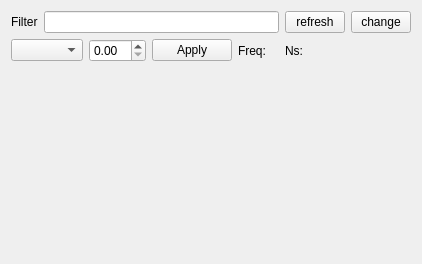
<?xml version="1.0" encoding="UTF-8"?>
<ui version="4.0">
 <class>SignalLoggerVariables</class>
 <widget class="QWidget" name="SignalLoggerVariables">
  <property name="geometry">
   <rect>
    <x>0</x>
    <y>0</y>
    <width>422</width>
    <height>264</height>
   </rect>
  </property>
  <property name="windowTitle">
   <string>Signal Logger</string>
  </property>
  <property name="styleSheet">
   <string notr="true"/>
  </property>
  <layout class="QGridLayout" name="gridLayout">
   <item row="2" column="0" colspan="2">
    <layout class="QGridLayout" name="gridParams"/>
   </item>
   <item row="0" column="0" colspan="2">
    <layout class="QHBoxLayout" name="horizontalLayout1">
     <item>
      <widget class="QLabel" name="filterLabel">
       <property name="text">
        <string>Filter</string>
       </property>
      </widget>
     </item>
     <item>
      <widget class="QLineEdit" name="lineEditFilter">
       <property name="minimumSize">
        <size>
         <width>100</width>
         <height>0</height>
        </size>
       </property>
      </widget>
     </item>
     <item>
      <widget class="QPushButton" name="pushButtonRefreshAll">
       <property name="maximumSize">
        <size>
         <width>60</width>
         <height>16777215</height>
        </size>
       </property>
       <property name="text">
        <string>refresh</string>
       </property>
      </widget>
     </item>
     <item>
      <widget class="QPushButton" name="pushButtonChangeAll">
       <property name="maximumSize">
        <size>
         <width>60</width>
         <height>16777215</height>
        </size>
       </property>
       <property name="text">
        <string>change</string>
       </property>
      </widget>
     </item>
    </layout>
   </item>
   <item row="1" column="0" colspan="2">
    <layout class="QHBoxLayout" name="horizontalLayout2">
     <item>
      <widget class="QComboBox" name="taskComboBox"/>
     </item>
     <item>
      <widget class="QDoubleSpinBox" name="valueSpinBox"/>
     </item>
     <item>
      <widget class="QPushButton" name="applyButton">
       <property name="text">
        <string>Apply</string>
       </property>
      </widget>
     </item>
     <item>
      <widget class="QLabel" name="freqName">
       <property name="text">
        <string>Freq:</string>
       </property>
      </widget>
     </item>
     <item>
      <widget class="QLabel" name="freq">
       <property name="text">
        <string/>
       </property>
      </widget>
     </item>
     <item>
      <widget class="QLabel" name="nsName">
       <property name="text">
        <string>Ns:</string>
       </property>
      </widget>
     </item>
     <item>
      <widget class="QLabel" name="ns">
       <property name="text">
        <string/>
       </property>
      </widget>
     </item>
     <item>
      <spacer name="horizontalSpacer">
       <property name="orientation">
        <enum>Qt::Horizontal</enum>
       </property>
       <property name="sizeHint" stdset="0">
        <size>
         <width>40</width>
         <height>20</height>
        </size>
       </property>
      </spacer>
     </item>
    </layout>
   </item>
   <item row="3" column="0" colspan="2">
    <spacer name="verticalSpacer">
     <property name="orientation">
      <enum>Qt::Vertical</enum>
     </property>
     <property name="sizeHint" stdset="0">
      <size>
       <width>20</width>
       <height>40</height>
      </size>
     </property>
    </spacer>
   </item>
  </layout>
 </widget>
 <layoutdefault spacing="6" margin="11"/>
 <resources/>
 <connections/>
</ui>
